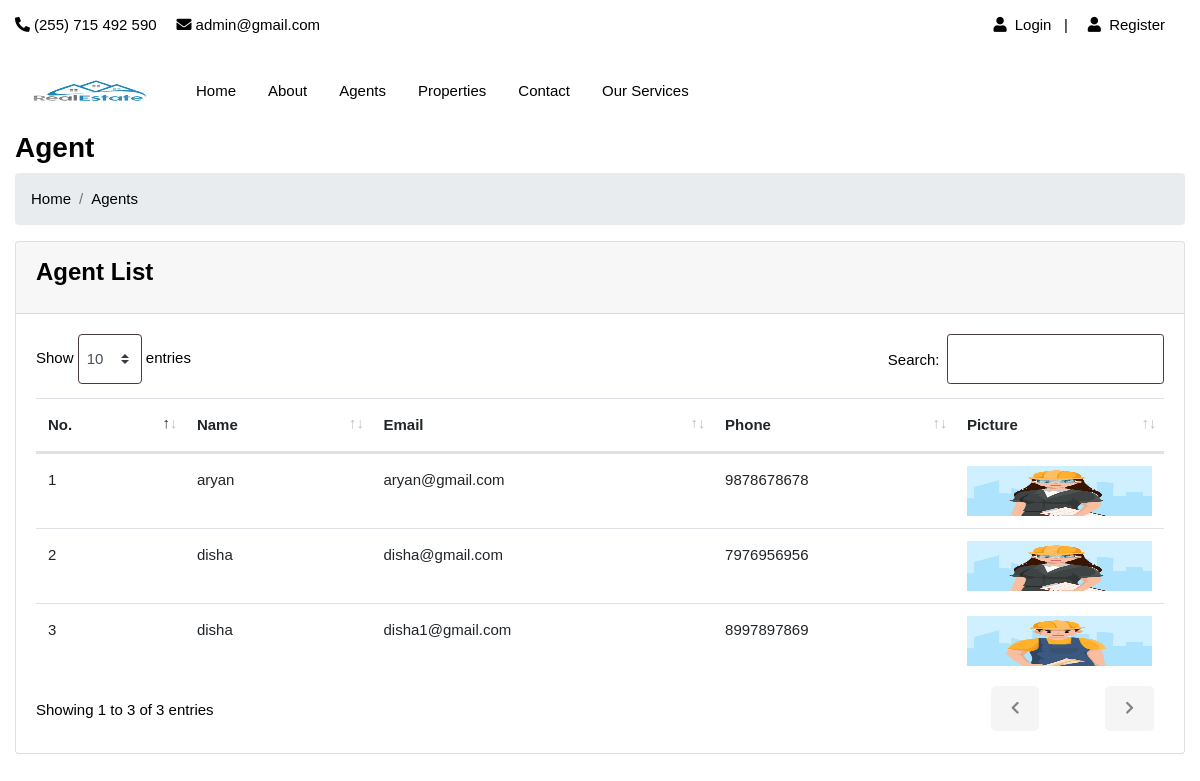
Screenshot of /agents.php with the database file from the repository.
### tables this page shows
CREATE TABLE `user` (
  `uid` int(50) NOT NULL,
  `uname` varchar(100) NOT NULL,
  `uemail` varchar(100) NOT NULL,
  `uphone` varchar(20) NOT NULL,
  `upass` varchar(50) NOT NULL,
  `utype` varchar(50) NOT NULL,
  `uimage` varchar(300) NOT NULL
);

### agents.php (the view, shortened to what this page needs)
<!DOCTYPE html>
<html lang="en">
<head>
	<link rel="stylesheet" href="css/bootstrap.min.css">
	<link rel="stylesheet" href="css/font-awesome.min.css">
	<link rel="stylesheet" href="css/feathericon.min.css">
	<link rel="stylesheet" href="admin/assets/plugins/datatables/dataTables.bootstrap4.min.css">
	<link rel="stylesheet" href="admin/assets/plugins/datatables/responsive.bootstrap4.min.css">
	<link rel="stylesheet" href="admin/assets/plugins/datatables/select.bootstrap4.min.css">
	<link rel="stylesheet" href="admin/assets/plugins/datatables/buttons.bootstrap4.min.css">
	<link rel="stylesheet" href="css/style.css">
	<?php include("include/header.php"); ?>
</head>
<body>
	<div class="page-wrapper">
		<div class="content container-fluid">
			<div class="page-header">
				<div class="row">
					<div class="col">
						<h3 class="page-title">Agent</h3>
						<ul class="breadcrumb">
							<li class="breadcrumb-item"><a href="index.php">Home</a></li>
							<li class="breadcrumb-item active">Agents</li>
						</ul>
					</div>
				</div>
			</div>
			<div class="row">
				<div class="col-sm-12">
					<div class="card">
						<div class="card-header">
							<h4 class="card-title">Agent List</h4>
						</div>
						<div class="card-body">
							<table id="basic-datatable" class="table">
								<thead>
									<tr>
										<th>No. </th>
										<th>Name</th>
										<th>Email</th>
										<th>Phone</th>
										<th>Picture</th>
									</tr>
								</thead>
								<tbody>
									<?php
									$query = mysqli_query($con, "select * from user where utype='agent'");
									$cnt = 1;
									while ($row = mysqli_fetch_row($query)) {
										?>
										<tr>
											<td>
												<?php echo $cnt; ?>
											</td>
											<td>
												<?php echo $row['1']; ?>
											</td>
											<td>
												<?php echo $row['2']; ?>
											</td>
											<td>
												<?php echo $row['3']; ?>
											</td>
											<td><img src="images/user/<?php echo $row['6']; ?>" height="50px" width="50px"></td>
										</tr>
										<?php
										$cnt = $cnt + 1;
									}
									?>
								</tbody>
							</table>
						</div>
					</div>
				</div>
			</div>
		</div>
	</div>
</body>
</html>

### css/style.css (style rules this page uses)
.container, .container-fluid { transition: all 0.6s ease 0s; -moz-transition: all 0.6s ease 0s; -webkit-transition: all 0.6s ease 0s; -o-transition: all 0.6s ease 0s; }
.text-ordinary, a.text-ordinary, .text-ordinary a, body, .dropdown-item, .footer-widget li a, .text-ordinary .jslider .jslider-label, .breadcrumb-item>a, .list-text-white a.dropdown-item { color: var(--theme-ordinary-color) }
.icon-primary, .icon-primary i, .icon-primary svg, .hover-primary-nav .navbar-nav .nav-link.active, .hover-primary-nav .navbar-nav .nav-link:hover, .top-header .dropdown-toggle::after, .footer-widget li a:hover, .check-submit li input[type="checkbox"]:checked+label::before, .property-btn li a.active, .property-btn li a:hover, .hover-primary-nav .navbar-nav .nav-link:hover, .breadcrumb-item>a:hover, .copyright .line-menu a:hover, .dashboard-top-left .dropdown-toggle::before, .dashboard-panel .message-list .message-action a:hover, .breadcrumb-item.active, .navigation_link_widget li a:hover, .flat-primary [class^="flaticon-"]::before, .list-text-white a.dropdown-item:hover { color: var(--theme-primary-color) }
.transation-3s, .transation-3s:hover, .hover-zoomer img, .hover-bg-white, a, a:hover, .btn, .btn:hover, .radio-check label, .message-list li .message-action, .timeline-item .circle, .timeline-item .date-time, .clip-item .fa-times { -moz-transition: all 300ms ease-in-out 0s; -webkit-transition: all 300ms ease-in-out 0s; -o-transition: all 300ms ease-in-out 0s; -ms-transition: all 300ms ease-in-out 0s; transition: all 300ms ease-in-out 0s; }
body { font-family: var(--theme-ordinary-font); font-size: 15px; line-height: 28px; }
h1, .h1, h2, .h2, h3, .h3, h4, .h4, h5, .h5, h6, .h6 { font-family: var(--theme-highlight-font); font-weight: 700; }
h4, .h4 { line-height: 35px }
ul, ol { padding: 0; margin: 0; list-style: none; }
a, a:hover, .btn-link, .btn-link:hover { text-decoration: none; cursor: pointer }
img { width: 100% }
::placeholder { font: var(--theme-ordinary-font); font-size: 15px; font-weight: 400; color: #fff }
table td, table th { border: none; padding: 10px 15px; }

### rows the page displays
user: uname "aryan", uemail "aryan@gmail.com", uphone "9878678678", uimage (picture)
user: uname "disha", uemail "disha@gmail.com", uphone "7976956956", uimage (picture)
user: uname "disha", uemail "disha1@gmail.com", uphone "8997897869", uimage (picture)
